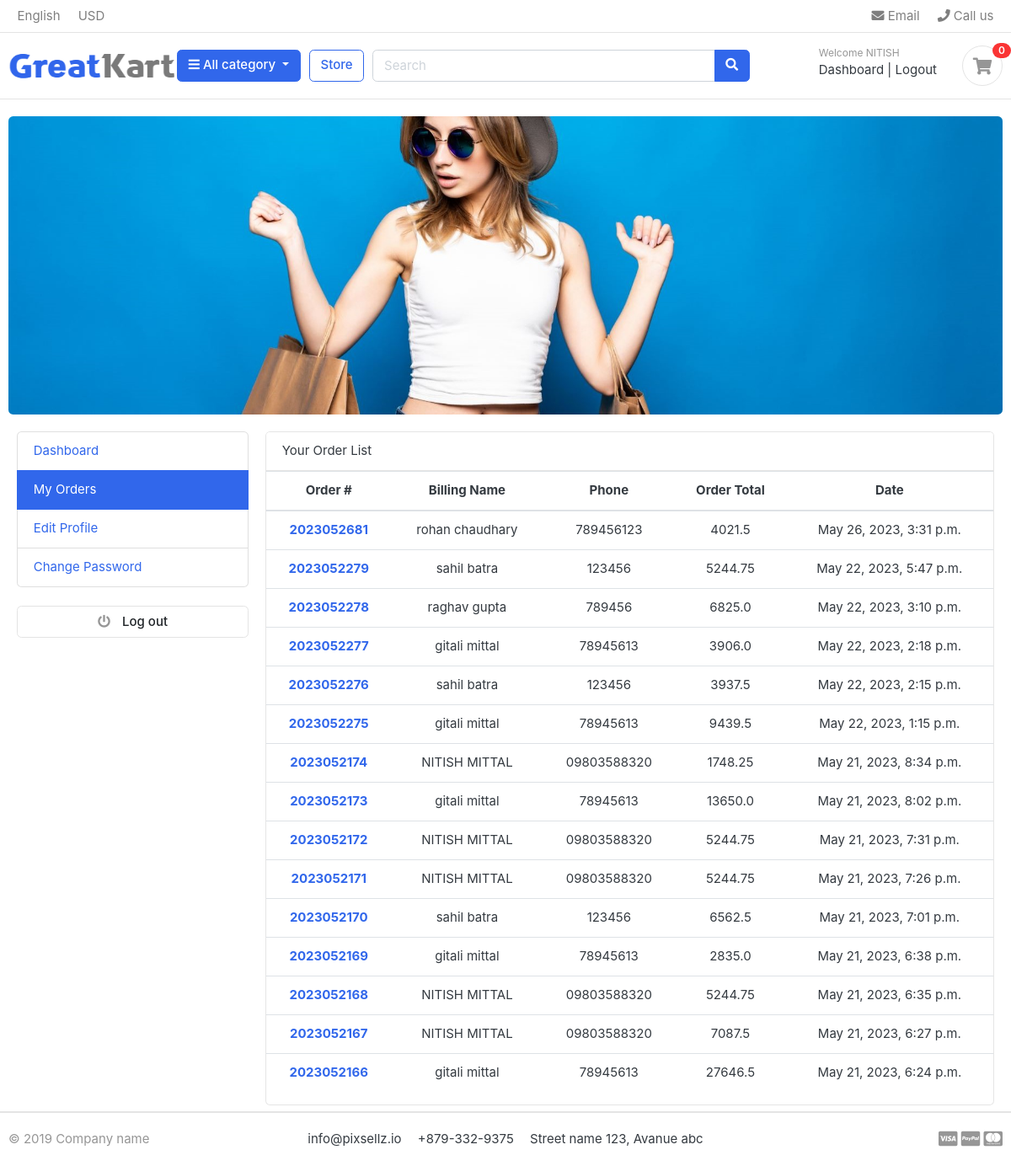
The page /accounts/my_orders (signed in) on the database its author committed.
### accounts/models.py (models this page shows, shortened)
class Account(AbstractBaseUser):
    first_name = models.CharField(max_length=50)
    last_name = models.CharField(max_length=50)
    username = models.CharField(max_length=50 ,unique=True)
    email = models.EmailField(max_length=100 , unique=True)
    phone_number = models.CharField(max_length=50)
    date_joined = models.DateTimeField(auto_now_add=True)
    last_login = models.DateTimeField(auto_now_add=True)
    is_admin = models.BooleanField(default=False)
    is_staff = models.BooleanField(default=False)
    is_active = models.BooleanField(default=False)
    is_superadmin = models.BooleanField(default=False)
    USERNAME_FIELD = 'email'
    REQUIRED_FIELDS = ['username' , 'first_name' , 'last_name']
    objects = MyAccountManager()

### orders/models.py (models this page shows, shortened)
class Order(models.Model):
    STATUS =(
        ("New" , "New"),
        ("Accepted","Accepted"),
        ("Completed","Completed"),
        ("Cancelled" , "Cancelled"),
    )
    user = models.ForeignKey(Account , on_delete=models.CASCADE)
    payment = models.ForeignKey(Payment , on_delete=models.CASCADE ,blank=True , null=True)
    order_number = models.CharField(max_length=20)
    first_name = models.CharField(max_length=50)
    last_name = models.CharField(max_length=50)
    phone = models.CharField(max_length=15)
    email = models.EmailField(max_length = 50)
    address_line1 = models.CharField(max_length=100)
    address_line2 = models.CharField(max_length=70 , blank=True)
    state = models.CharField(max_length=20)
    city = models.CharField(max_length=30)
    zip = models.CharField(max_length=10 , null=True)
    order_total = models.FloatField()
    tax = models.FloatField()
    status = models.CharField(max_length=10 ,choices=STATUS , default="NEW")
    ip = models.CharField(blank= True , max_length = 20)
    is_ordered = models.BooleanField(default=False)
    created_at = models.DateTimeField(auto_now_add=True)
    updated_at = models.DateTimeField(auto_now=True)
    def full_name(self):
        return f'{self.first_name} {self.last_name}'

### accounts/views.py (the view)
# urls.py: path('my_orders' , views.my_orders , name = "my_orders" ),
def my_orders(request):
    orders = Order.objects.filter(user= request.user , is_ordered = True).order_by('-created_at')
    context={
        'orders':orders
    }
    return render(request , 'accounts/my_orders.html' , context)

### cart/context_processors.py (called while the page is built)
def counter(request):
    cart_count =0
    if 'admin' in request.path:
        return {
        }
    else:
        try:
            cart = Cart.objects.filter(cart_id = _cart_id(request))
            if request.user.is_authenticated:
                cart_items = CartItem.objects.filter(user = request.user)
            else:
                cart_items = CartItem.objects.all().filter(cart = cart[:1] )
            for cart in cart_items:
                cart_count += cart.quantity
        except:
            cart_count = 0
    return dict(cart_count=cart_count)

### cart/views.py (called while the page is built)
def _cart_id(request):
    cart = request.session.session_key
    if not cart:
        cart =request.session.create()
    return cart

### category/context_processors.py (called while the page is built)
def menu_links(request):
    links = Category.objects.all()
    return dict(links=links)

### category/models.py (called while the page is built)
    def get_url(self):
        return reverse('product_by_category' , args=[self.slug])

### ludhianaKoti/templates/accounts/my_orders.html
{% extends 'base.html' %}
{% block content %}
<div class = "container mb-2">
    <div class="row">
        {% include "accounts/dashboard_sidebar.html" %}
        <div class="col-md-9">
            <div class='card'>
                <div class="card-header"> Your Order List </div>
                    <table class="table table-hover text-center">
                        <thead>
                            <tr>
                                <th scope="col">Order #</th>
                                <th scope="col">Billing Name</th>
                                <th scope="col">Phone</th>
                                <th scope="col">Order Total</th>
                                <th scope="col">Date</th>
                            </tr>
                        </thead>
                        <tbody>
                            {% for order in orders %}
                            <tr>
                                <th scope="row"><a href="{% url 'order_detail' order.order_number %}">{{order.order_number}}</a></th>
                                <td>{{order.full_name}}</td>
                                <td>{{order.phone}}</td>
                                <td>{{order.order_total}}</td>
                                <td>{{order.updated_at}}</td>
                            </tr>
                            {%endfor%}
                        </tbody>
                    </table>
            </div>
        </div>
    </div>
    </div>
    {% endblock %}

### ludhianaKoti/templates/includes/navbar.html (shortened to what this page needs)
{% load static %}
<header class="section-header">
    <nav class="navbar p-md-0 navbar-expand-sm navbar-light border-bottom">
    <div class="container">
      <div class="collapse navbar-collapse" id="navbarTop4">
        <ul class="navbar-nav mr-auto">
            <li class="nav-item dropdown">
                 <a href="#" class="nav-link">   English </a>
            </li>
            <li class="nav-item dropdown">
                <a href="#" class="nav-link"> USD </a>
            </li>
        </ul>
        <ul class="navbar-nav">
            <li><a href="#" class="nav-link"> <i class="fa fa-envelope"></i> Email </a></li>
            <li><a href="#" class="nav-link"> <i class="fa fa-phone"></i> Call us </a></li>
        </ul>
      </div>
    </div>
    </nav>
    <section class="header-main border-bottom">
        <div class="container">
    <div class="row align-items-center">
        <div class="col-lg-2 col-md-3 col-6">
            <a href="{% url 'home' %}" class="brand-wrap">
                <img width = 200px height = 150px class="logo" src="{% static './images/logo.png' %}">
            </a>
        </div>
        <div class="col-lg col-sm col-md col-6 flex-grow-0">
            <div class="category-wrap dropdown d-inline-block float-right">
                <button type="button" class="btn btn-primary dropdown-toggle" data-toggle="dropdown">
                    <i class="fa fa-bars"></i> All category
                </button>
            </div>
        </div>
        <a href="{% url 'store' %}" class="btn btn-outline-primary">Store</a>
        <div class="col-lg  col-md-6 col-sm-12 col">
            <form action="{% url 'search' %}" class="search" method="GET">
                <div class="input-group w-100">
                    <input type="text" class="form-control" style="width:60%;" placeholder="Search" name="keyword">
                    <div class="input-group-append">
                      <button class="btn btn-primary" type="submit">
                        <i class="fa fa-search"></i>
                      </button>
                    </div>
                </div>
            </form>
        </div>
        <div class="col-lg-3 col-sm-6 col-8 order-2 order-lg-3">
                    <div class="d-flex justify-content-end mb-3 mb-lg-0">
                        {% if user.id == None %}
                        <div class="widget-header">
                            <small class="title text-muted">Welcome guest!</small>
                            <div>
                                <a href="{% url 'login' 65 %}">Sign in</a> <span class="dark-transp"> | </span>
                                <a href="{% url 'register' %}"> Register</a>
                            </div>
                        {% else %}
                            <div class="widget-header">
                                <small class="title text-muted">Welcome {{user.first_name|capfirst}}</small>
                            <div>
                                <a href="{% url 'dashboard' %}">Dashboard</a> <span class="dark-transp"> | </span>
                                <a href="{% url 'logout' %}">Logout</a>
                            </div>
                        {% endif %}
                        </div>
                        <a href="{% url 'cart' %}" class="widget-header pl-3 ml-3">
                            <div class="icon icon-sm rounded-circle border "><i class="fa fa-shopping-cart"></i></div>
                            <span class="badge badge-pill badge-danger notify">{{cart_count}}</span>
                        </a>
                    </div>
                </div>
    </div>
        </div>
    </section>
    </header>
    <section class="section-intro padding-y-sm">
    <div class="container">
    <div class="intro-banner-wrap">
        <img  src="{% static 'images/banners/cover.jpg' %}" class="img-fluid rounded">
    </div>
    </div>
    </section>

### static/css/ui.css (style rules this page uses)
html { font-family: "Inter", sans-serif; font-size: 15px; }
.icon-xs, .icon-sm, .icon-md, .icon-lg { display: inline-block; text-align: center; flex-shrink: 0; flex-grow: 0; }
.icon-sm { width: 48px; height: 48px; line-height: 48px !important; font-size: 20px; }
.padding-y-sm { padding-top: 20px; padding-bottom: 20px; }
.header-main { position: relative; padding-top: 1rem; padding-bottom: 1rem; }
.brand-wrap .logo, .navbar-brand .logo { margin-right: 7px; max-height: 42px; display: inline-block; }
.widget-header { display: inline-block; vertical-align: middle; position: relative; }
.widget-header a { color: #343a40; }
.widget-header i { color: #969696; }
.widget-header .title { display: block; }
.widget-header .notify { position: absolute; top: -3px; right: -10px; }
.notify { position: absolute; top: -4px; right: -10px; display: inline-block; padding: 0.25em 0.6em; font-size: 12px; line-height: 1; text-align: center; border-radius: 3rem; color: #fff; background-color: #fa3434; }

### rows shown on the page
Account: first_name "NITISH"
Order: order_number "2023052681", full_name "rohan chaudhary", phone "789456123", order_total "4021.5", updated_at "May 26, 2023, 3:31 p.m."
Order: order_number "2023052279", full_name "sahil batra", phone "123456", order_total "5244.75", updated_at "May 22, 2023, 5:47 p.m."
Order: order_number "2023052278", full_name "raghav gupta", phone "789456", order_total "6825.0", updated_at "May 22, 2023, 3:10 p.m."
Order: order_number "2023052277", full_name "gitali mittal", phone "78945613", order_total "3906.0", updated_at "May 22, 2023, 2:18 p.m."
Order: order_number "2023052276", full_name "sahil batra", phone "123456", order_total "3937.5", updated_at "May 22, 2023, 2:15 p.m."
Order: order_number "2023052275", full_name "gitali mittal", phone "78945613", order_total "9439.5", updated_at "May 22, 2023, 1:15 p.m."
Order: order_number "2023052174", full_name "NITISH MITTAL", phone "09803588320", order_total "1748.25", updated_at "May 21, 2023, 8:34 p.m."
Order: order_number "2023052173", full_name "gitali mittal", phone "78945613", order_total "13650.0", updated_at "May 21, 2023, 8:02 p.m."
Order: order_number "2023052172", full_name "NITISH MITTAL", phone "09803588320", order_total "5244.75", updated_at "May 21, 2023, 7:31 p.m."
Order: order_number "2023052171", full_name "NITISH MITTAL", phone "09803588320", order_total "5244.75", updated_at "May 21, 2023, 7:26 p.m."
Order: order_number "2023052170", full_name "sahil batra", phone "123456", order_total "6562.5", updated_at "May 21, 2023, 7:01 p.m."
Order: order_number "2023052169", full_name "gitali mittal", phone "78945613", order_total "2835.0", updated_at "May 21, 2023, 6:38 p.m."
Order: order_number "2023052168", full_name "NITISH MITTAL", phone "09803588320", order_total "5244.75", updated_at "May 21, 2023, 6:35 p.m."
Order: order_number "2023052167", full_name "NITISH MITTAL", phone "09803588320", order_total "7087.5", updated_at "May 21, 2023, 6:27 p.m."
Order: order_number "2023052166", full_name "gitali mittal", phone "78945613", order_total "27646.5", updated_at "May 21, 2023, 6:24 p.m."

### other values the page prints
{{ cart_count }} "0"
